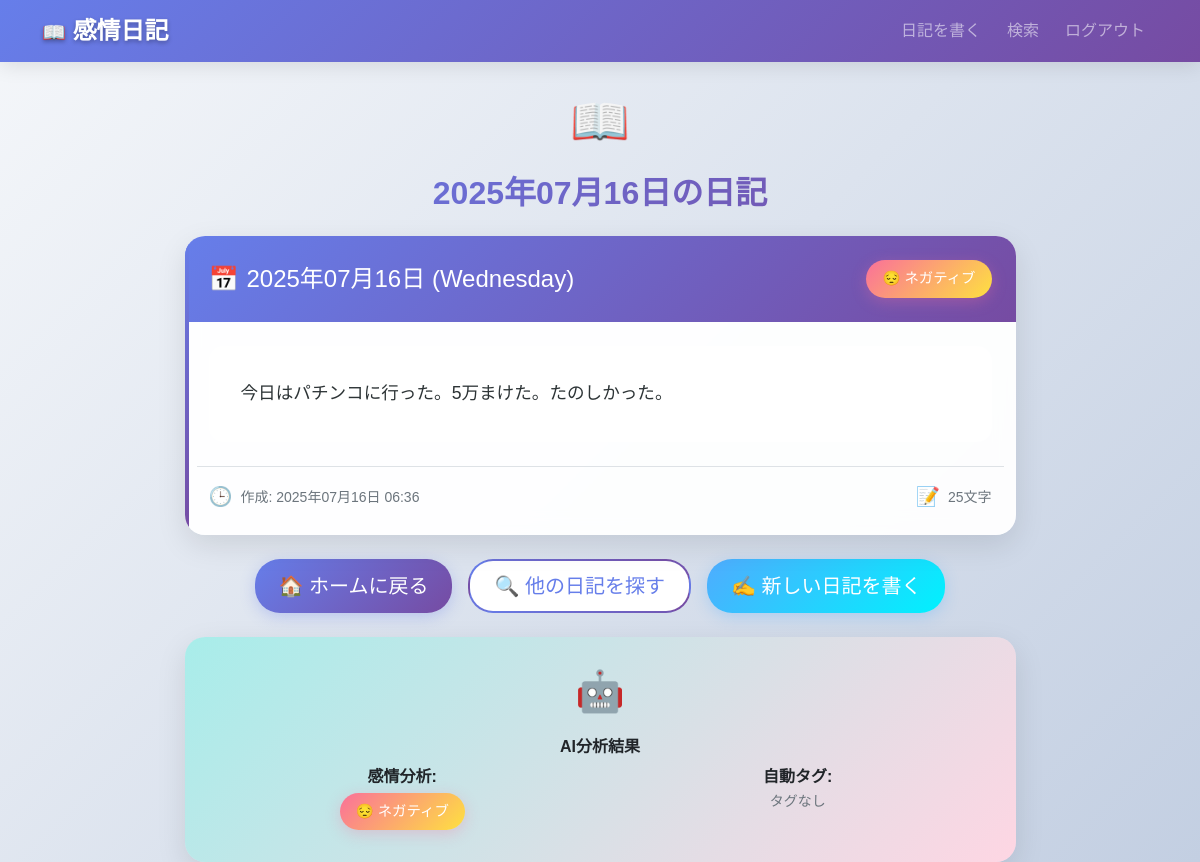
Screenshot of /entry/3 (signed in) with the database file from the repository.
### app/models.py (models this page shows, shortened)
class DiaryEntry(db.Model):
    id = db.Column(db.Integer, primary_key=True)
    user_id = db.Column(db.Integer, db.ForeignKey('user.id'), nullable=False)
    date = db.Column(db.Date, nullable=False, default=datetime.now)
    content = db.Column(db.Text, nullable=False)
    sentiment = db.Column(db.String(20), nullable=True)
    tags = db.Column(db.String(200), nullable=True)
    created_at = db.Column(db.DateTime, default=datetime.now)

### app/routes.py (the view)
@main.route('/entry/<int:id>')
@login_required
def view_entry(id):
    entry = DiaryEntry.query.filter_by(id=id, user_id=current_user.id).first_or_404()
    return render_template('entry.html', entry=entry)

### app/routes.py (called while the page is built)
@login_manager.user_loader
def load_user(user_id):
    return User.query.get(int(user_id))

### app/templates/entry.html (shortened to what this page needs)
{% extends "base.html" %}
{% block content %}
<div class="row justify-content-center">
    <div class="col-md-9">
        <div class="text-center mb-4">
            <div style="font-size: 3rem; margin-bottom: 1rem;">📖</div>
            <h2 style="background: var(--primary-gradient); -webkit-background-clip: text; -webkit-text-fill-color: transparent; font-weight: 700;">
                {{ entry.date.strftime('%Y年%m月%d日') }}の日記
            </h2>
        </div>
        <div class="card diary-entry mb-4">
            <div class="card-header d-flex justify-content-between align-items-center flex-wrap">
                <div class="d-flex align-items-center">
                    <div style="font-size: 1.5rem; margin-right: 0.5rem;">📅</div>
                    <h4 class="mb-0">{{ entry.date.strftime('%Y年%m月%d日 (%A)') }}</h4>
                </div>
                <span class="sentiment-{{ entry.sentiment.lower() }} mt-2 mt-md-0">
                    {% if entry.sentiment == 'Positive' %}😊 ポジティブ
                    {% elif entry.sentiment == 'Negative' %}😔 ネガティブ
                    {% else %}😐 ニュートラル
                    {% endif %}
                </span>
            </div>
            <div class="card-body p-4">
                <div class="diary-content-full mb-4">
                    <div style="background: rgba(255,255,255,0.7); padding: 2rem; border-radius: 15px; border-left: 4px solid var(--primary-gradient);">
                        <p style="white-space: pre-wrap; line-height: 1.8; font-size: 1.1rem; color: #2d3436; margin: 0;">{{ entry.content }}</p>
                    </div>
                </div>
                <div class="row mt-4 pt-3 border-top">
                    <div class="col-md-6">
                        <div class="d-flex align-items-center text-muted">
                            <div style="font-size: 1.2rem; margin-right: 0.5rem;">🕒</div>
                            <small>作成: {{ entry.created_at.strftime('%Y年%m月%d日 %H:%M') }}</small>
                        </div>
                    </div>
                    <div class="col-md-6 text-md-end">
                        <div class="d-flex align-items-center justify-content-md-end text-muted">
                            <div style="font-size: 1.2rem; margin-right: 0.5rem;">📝</div>
                            <small>{{ entry.content|length }}文字</small>
                        </div>
                    </div>
                </div>
            </div>
        </div>
        <div class="d-flex gap-3 justify-content-center mb-4">
            <a href="{{ url_for('main.index') }}" class="btn btn-primary btn-lg px-4">
                🏠 ホームに戻る
            </a>
            <a href="{{ url_for('main.search') }}" class="btn btn-outline-primary btn-lg px-4">
                🔍 他の日記を探す
            </a>
            <a href="{{ url_for('main.write_diary') }}" class="btn btn-success btn-lg px-4">
                ✍️ 新しい日記を書く
            </a>
        </div>
        <div class="card" style="background: linear-gradient(135deg, #a8edea 0%, #fed6e3 100%);">
            <div class="card-body text-center py-4">
                <div style="font-size: 2.5rem; margin-bottom: 1rem;">🤖</div>
                <h6 class="fw-bold mb-2">AI分析結果</h6>
                <div class="row">
                    <div class="col-md-6">
                        <div class="mb-2">
                            <strong>感情分析:</strong><br>
                            <span class="sentiment-{{ entry.sentiment.lower() }} d-inline-block mt-1">
                                {% if entry.sentiment == 'Positive' %}😊 ポジティブ
                                {% elif entry.sentiment == 'Negative' %}😔 ネガティブ
                                {% else %}😐 ニュートラル
                                {% endif %}
                            </span>
                        </div>
                    </div>
                    <div class="col-md-6">
                        <div class="mb-2">
                            <strong>自動タグ:</strong><br>
                            <small class="text-muted">
                                {% if entry.tags %}
                                    {{ entry.get_tags_list()|length }}個のタグを生成
                                {% else %}
                                    タグなし
                                {% endif %}
                            </small>
                        </div>
                    </div>
                </div>
            </div>
        </div>
    </div>
</div>
{% endblock %}

### app/templates/base.html (style rules this page uses)
:root { --primary-gradient: linear-gradient(135deg, #667eea 0%, #764ba2 100%); --secondary-gradient: linear-gradient(135deg, #f093fb 0%, #f5576c 100%); --success-gradient: linear-gradient(135deg, #4facfe 0%, #00f2fe 100%); --warning-gradient: linear-gradient(135deg, #43e97b 0%, #38f9d7 100%); --danger-gradient: linear-gradient(135deg, #fa709a 0%, #fee140 100%); --dark-gradient: linear-gradient(135deg, #434343 0%, #000000 100%); --card-shadow: 0 10px 30px rgba(0,0,0,0.1); --card-hover-shadow: 0 20px 40px rgba(0,0,0,0.15); }
body { font-family: 'Noto Sans JP', sans-serif; background: linear-gradient(135deg, #f5f7fa 0%, #c3cfe2 100%); min-height: 100vh; }
.card { border: none; border-radius: 20px; box-shadow: var(--card-shadow); transition: all 0.3s ease; background: rgba(255,255,255,0.95); backdrop-filter: blur(10px); overflow: hidden; }
.card-header { background: var(--primary-gradient); color: white; border: none; font-weight: 600; padding: 1.5rem; }
.card-body { padding: 2rem; }
.sentiment-negative { background: var(--danger-gradient); color: white; padding: 8px 16px; border-radius: 25px; font-weight: 500; font-size: 0.9rem; box-shadow: 0 4px 15px rgba(250, 112, 154, 0.3); }
.btn-primary { background: var(--primary-gradient); border: none; border-radius: 25px; padding: 12px 30px; font-weight: 500; transition: all 0.3s ease; box-shadow: 0 4px 15px rgba(102, 126, 234, 0.3); }
.btn-success { background: var(--success-gradient); border: none; border-radius: 25px; padding: 12px 30px; font-weight: 500; transition: all 0.3s ease; box-shadow: 0 4px 15px rgba(79, 172, 254, 0.3); }
.btn-outline-primary { border: 2px solid transparent; background: linear-gradient(white, white), var(--primary-gradient); background-clip: padding-box, border-box; color: #667eea; border-radius: 25px; padding: 10px 25px; font-weight: 500; transition: all 0.3s ease; }
.card { animation: fadeInUp 0.6s ease-out; }
.diary-entry { position: relative; overflow: hidden; }
.diary-entry::before { content: ''; position: absolute; top: 0; left: 0; width: 4px; height: 100%; background: var(--primary-gradient); }

### app/templates/entry.html (style rules this page uses)
.diary-content-full { animation: fadeInUp 0.8s ease-out; }

### rows the page displays
DiaryEntry: date "2025年07月16日", date "2025年07月16日 (Wednesday)", content "今日はパチンコに行った。5万まけた。たのしかった。", created_at "2025年07月16日 06:36"

### other values shown
{{ entry.content|length }} "25"
